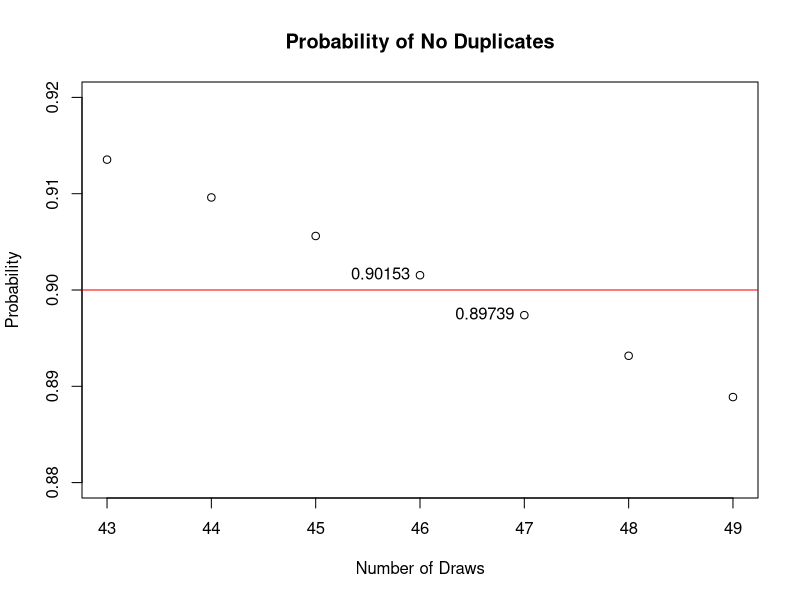

R code for this plot:
# Probability of No Duplicates when Drawing Numbered Balls (0000 to 9999)

sureness <- 1
probs <- c()
limits <- 10000:9800
for(i in limits){
  sureness <- sureness*(i/max(limits))
  probs <- c(probs, sureness)
  # if(sureness < 0.9) {print(10001 - i - 1); break}
}
plot(probs, xlim = c(43,49), ylim = (c(0.88,0.92)), xlab = "Number of Draws", ylab = "Probability",
     main = "Probability of No Duplicates")
abline(h = 0.9, col = "red")
text(x = c(46,47), y = c(probs[46], probs[47]), labels = round(c(probs[46], probs[47]), 5), pos = 2)
max(which(probs > 0.9))

######

min(which(probs < 0.5)) # This means that in a room of 119 people, it is more likely than not
                        # that two people have the same PIN.